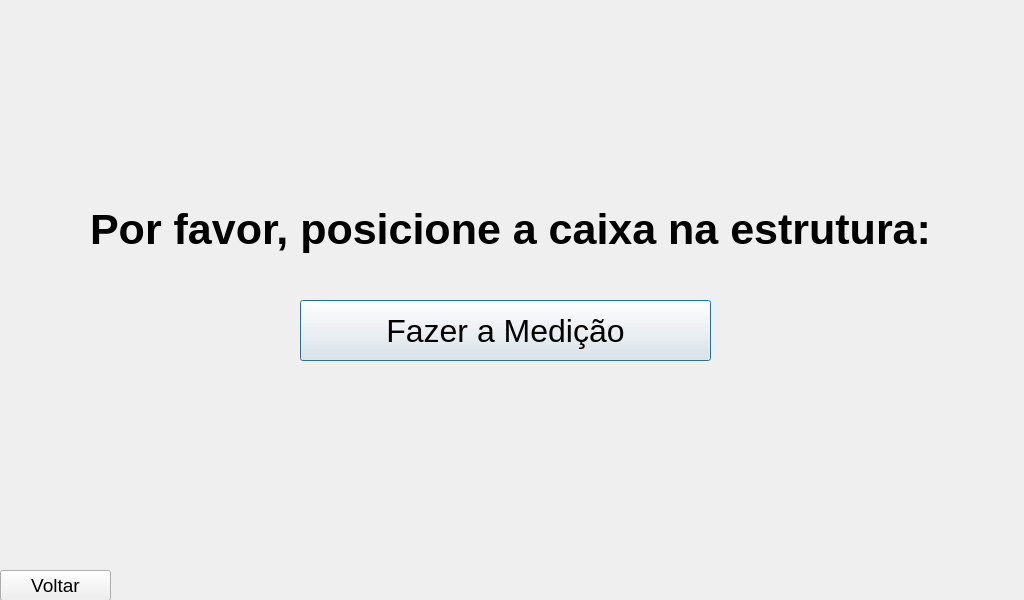
<?xml version="1.0" encoding="UTF-8"?>
<ui version="4.0">
 <class>Dialog</class>
 <widget class="QDialog" name="Dialog">
  <property name="geometry">
   <rect>
    <x>0</x>
    <y>0</y>
    <width>1024</width>
    <height>600</height>
   </rect>
  </property>
  <property name="windowTitle">
   <string>Dialog</string>
  </property>
  <widget class="QPushButton" name="medirButton">
   <property name="geometry">
    <rect>
     <x>300</x>
     <y>300</y>
     <width>411</width>
     <height>61</height>
    </rect>
   </property>
   <property name="font">
    <font>
     <family>Arial</family>
     <pointsize>24</pointsize>
    </font>
   </property>
   <property name="text">
    <string>Fazer a Medição</string>
   </property>
  </widget>
  <widget class="QPushButton" name="voltarButton">
   <property name="geometry">
    <rect>
     <x>0</x>
     <y>570</y>
     <width>111</width>
     <height>31</height>
    </rect>
   </property>
   <property name="font">
    <font>
     <family>Arial</family>
     <pointsize>14</pointsize>
    </font>
   </property>
   <property name="text">
    <string>Voltar</string>
   </property>
  </widget>
  <widget class="QLabel" name="label">
   <property name="geometry">
    <rect>
     <x>90</x>
     <y>200</y>
     <width>841</width>
     <height>59</height>
    </rect>
   </property>
   <property name="font">
    <font>
     <family>Arial</family>
     <pointsize>32</pointsize>
     <weight>75</weight>
     <bold>true</bold>
    </font>
   </property>
   <property name="text">
    <string>Por favor, posicione a caixa na estrutura:</string>
   </property>
   <property name="alignment">
    <set>Qt::AlignCenter</set>
   </property>
  </widget>
 </widget>
 <resources/>
 <connections/>
</ui>
